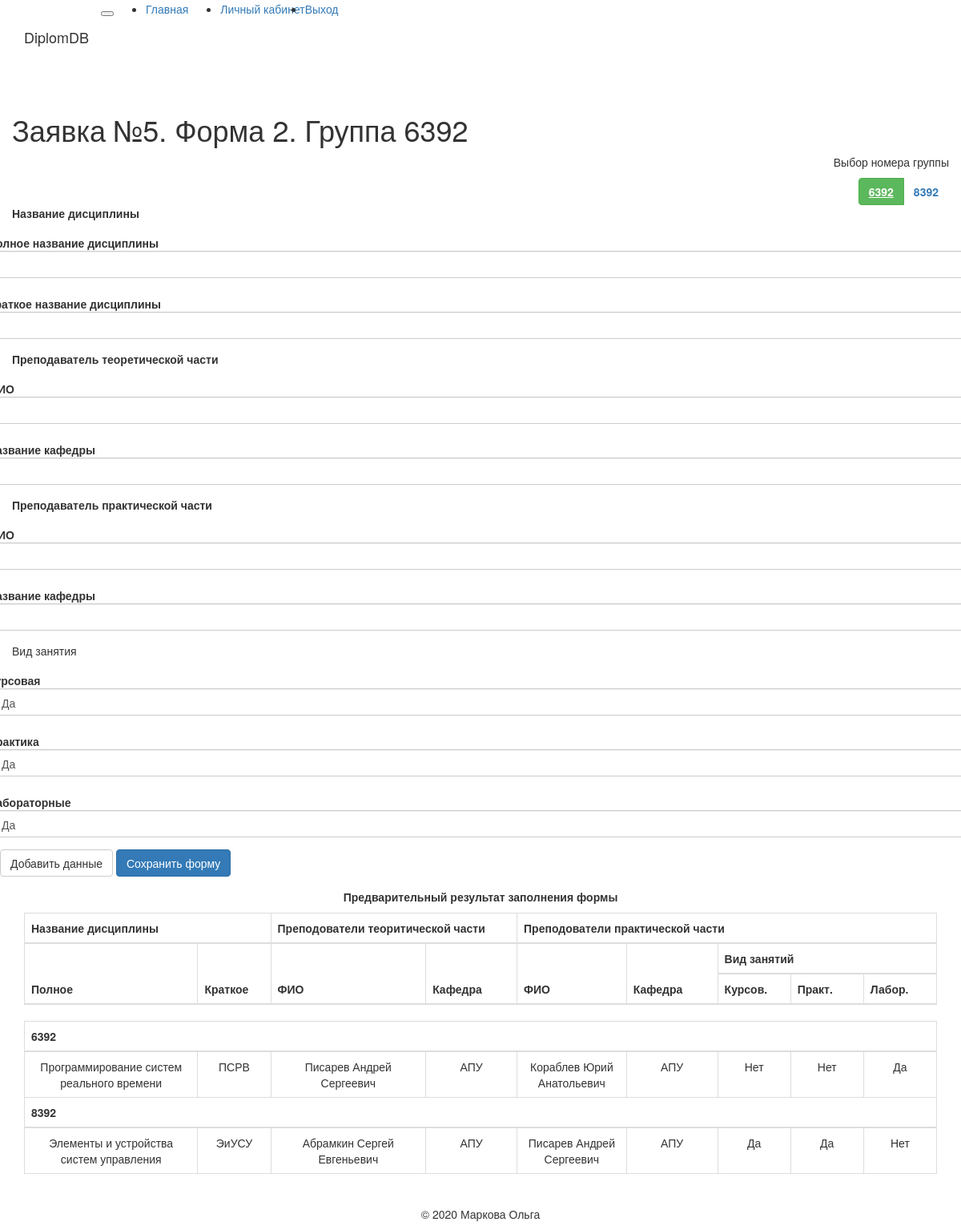
Page /form2/bloommmy/5/0/0/0/55 (signed in) on the earlier database version.
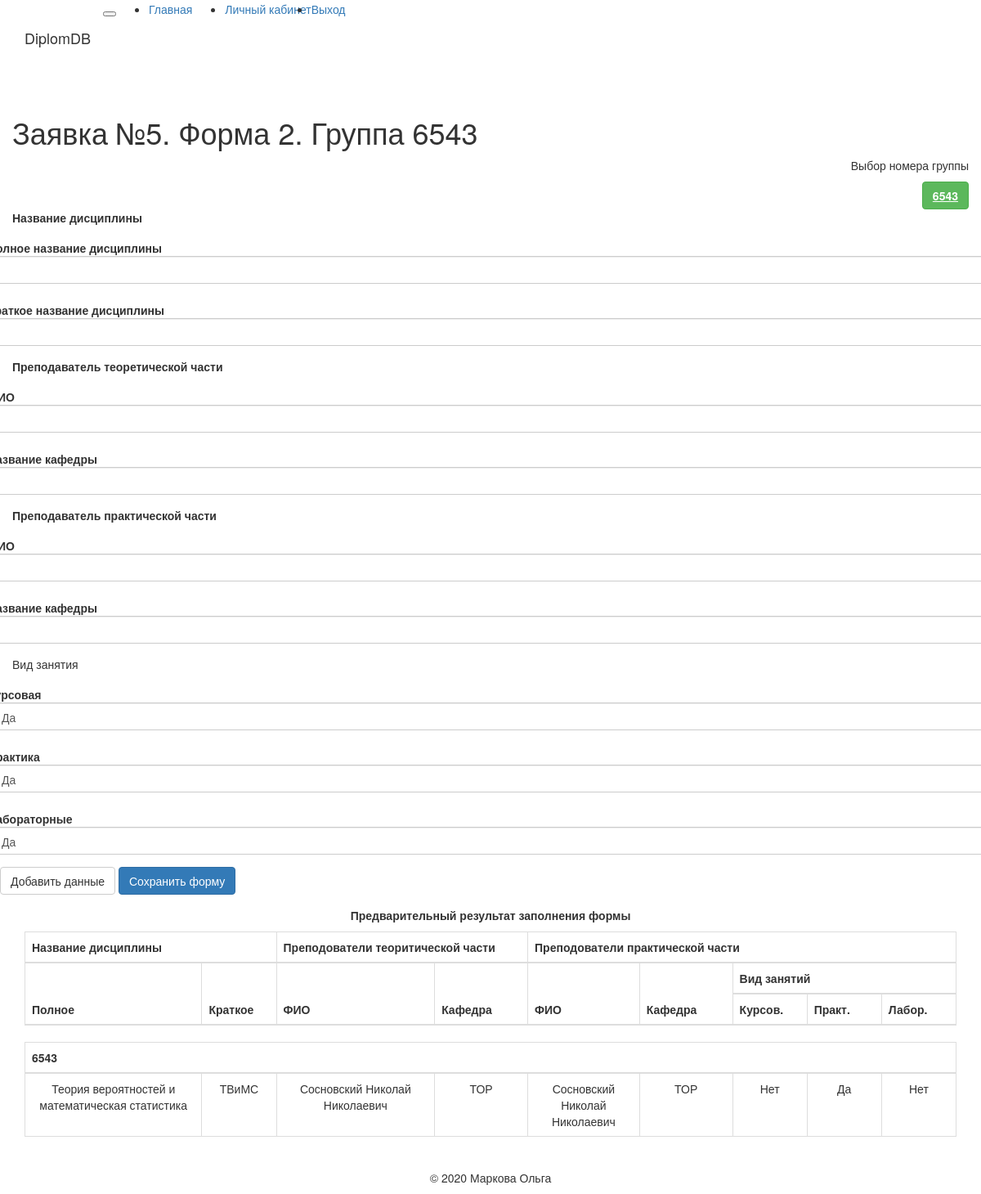
Same page on the later database version.
### app/models.py (models this page shows, shortened)
class Form_one(db.Model):
    timestamp = db.Column(db.DateTime, index=True, default=datetime.utcnow)
    NumForm = db.Column(db.Integer, db.ForeignKey('form_all.id'), primary_key=True)
    Group_id = db.Column(db.Integer, primary_key=True)
    Degree_id = db.Column(db.Integer)
    Direction_id = db.Column(db.Integer)
    Direction_name = db.Column(db.String)
    Profile_id = db.Column(db.Integer)
    Profile_name = db.Column(db.String)
    Course = db.Column(db.Integer)
    NumStudents = db.Column(db.Integer)
    groups = db.relationship('Form_two', backref='groups', cascade='all, delete', lazy='dynamic')

class Form_two(db.Model):
    timestamp = db.Column(db.DateTime, index=True, default=datetime.utcnow)
    NumForm = db.Column(db.Integer, db.ForeignKey('form_all.id'), primary_key=True)
    Group_id = db.Column(db.Integer, db.ForeignKey('form_one.Group_id'), primary_key=True)
    id = db.Column(db.Integer, primary_key=True)
    FullSubject = db.Column(db.String)
    BriefSubject = db.Column(db.String)
    LecturerName = db.Column(db.String)
    LecturerDepartment = db.Column(db.String)
    PracticianName = db.Column(db.String)
    PracticianDepartment = db.Column(db.String)
    course_work = db.Column(db.String)
    practice_work = db.Column(db.String)
    laboratory_work = db.Column(db.String)

### app/routes.py (the view)
@app.route('/form2/<username>/<numForm>/<g>/<sub>/<p>/<i>', methods=['GET', 'POST'])
@login_required
def form2(username, numForm, g, sub, p, i):
    koll = Form_one.query.filter(Form_one.NumForm == numForm).order_by(Form_one.timestamp.desc()).count() #Узнаем количество групп в заявке
    kol = int(koll)-1
    groups = Form_one.query.filter(Form_one.NumForm == numForm).all() #Узнаем номера групп
    G = []
    g = int(g)
    p = int(p)
    for u in groups:
        G.append(u.Group_id)
    if g == 0:
        g = G[int(p)]
    else:
        g = g
    form = F_Two()
    def addForm_two(g):
        g = str(g)
        f=Form_two.query.filter(Form_two.NumForm == numForm, Form_two.Group_id == g).order_by(Form_two.timestamp.desc()).count()
        if f == 0:
            sub = 1
        else:
            f=Form_two.query.filter(Form_two.NumForm == numForm, Form_two.Group_id == g).order_by(Form_two.timestamp.desc()).first().id
            sub = int(f) + 1
        form2 = Form_two(NumForm = numForm,
                        Group_id = g,
                        id = sub,
                        FullSubject = form.FullSubject.data,
                        BriefSubject = form.BriefSubject.data,
                        LecturerName = form.LecturerName.data,
                        LecturerDepartment = form.LecturerDepartment.data,
                        PracticianName = form.PracticianName.data,
                        PracticianDepartment = form.PracticianDepartment.data,
                        course_work = form.course_work.data,
                        practice_work = form.practice_work.data,
                        laboratory_work = form.laboratory_work.data)
        db.session.add(form2)
        db.session.commit()
        return sub
    if form.validate_on_submit(): #добавление дисциплины
        sub = addForm_two(g)
        flash('Дисциплина успешно добавленна')
        return redirect(url_for('form2',
                                username = current_user.username,
                                numForm = numForm, g = g, sub = int(sub), p=p, i=i))
    f=Form_two.query.filter(Form_two.NumForm == numForm).order_by(Form_two.timestamp.desc()).count()
    all_g_ok = [0] * int(koll)
    k = 0
    for l in range(int(koll)):
        items=Form_two.query.filter(Form_two.NumForm == numForm, Form_two.Group_id == G[l]).count()
        if items != 0:
            all_g_ok[l] = G[l]
            k = k + 1
        else:
             continue
    items=Form_two
    if f != 0:
        items=Form_two
        return render_template('form2.html', g = g, p = p, sub = int(sub), kol=kol, koll=koll, numForm = numForm, items = items, all_g = G, all_g_ok = all_g_ok, k=k, i=i, form=form)
    else:
        return render_template('form2.html', g = g, p = p, sub = int(sub), kol=kol, koll=koll, numForm = numForm, items = 0, all_g = G, all_g_ok = all_g_ok, k=k, i=i, form=form)

### app/forms.py
class F_Two(FlaskForm):
    FullSubject = StringField('Полное название дисциплины', validators=[DataRequired()])
    BriefSubject = StringField('Краткое название дисциплины', validators=[DataRequired()])
    LecturerName = StringField('ФИО', validators=[DataRequired()])
    LecturerDepartment = StringField('Название кафедры', validators=[DataRequired()])
    PracticianName = StringField('ФИО', validators=[DataRequired()])
    PracticianDepartment = StringField('Название кафедры', validators=[DataRequired()])
    course_work = SelectField('Курсовая', choices=[('1', 'Да'),('2', 'Нет')])
    practice_work = SelectField('Практика', choices=[('1', 'Да'),('2', 'Нет')])
    laboratory_work = SelectField('Лабораторные',  choices=[('1', 'Да'),('2', 'Нет')])
    AddSub = SubmitField('Добавить данные')

### app/models.py (called while the page is built)
@login.user_loader
def load_user(id):
    return User.query.get(int(id))

### app/templates/form2.html (shortened to what the changed rows need)
{% extends "base.html" %}
{% import 'bootstrap/wtf.html' as wtf %}
{% block app_content %}
    <div class="row">
      <div class="col-8">
        <h1>Заявка №{{ numForm }}. Форма 2. Группа {{ g }}</h1>
      </div>
      <div class="col-4 text-right">
        {% if koll > 6 %}
        <div class="btn-group" role="group">
          {% if k == 0%}
          <button id="btnGroupDrop1" type="button" class="btn btn-success dropdown-toggle" data-toggle="dropdown" aria-haspopup="true" aria-expanded="false">
            Выбор номера группы
          </button>
          {% else %}
          <button id="btnGroupDrop1" type="button" class="btn btn-secondary dropdown-toggle" data-toggle="dropdown" aria-haspopup="true" aria-expanded="false">
           Выбор номера группы
          </button>
         {% endif %}
         <div class="dropdown-menu" aria-labelledby="btnGroupDrop1">
           {% for u in range(koll) %}
               {% if all_g[u] == g %}
                   {% if all_g_ok[u] == all_g[u] %}
                       <a class="dropdown-item" href="{{ url_for('form2', username=current_user.username, numForm=numForm, g=all_g[u], sub=0, p=u, i=i) }}">
                         <u><b>{{ all_g[u] }}</b></u>
                       </a>
                   {% elif all_g_ok[u] != all_g[u] %}
                       <a class="dropdown-item" href="{{ url_for('form2', username=current_user.username, numForm=numForm, g=all_g[u], sub=0, p=u, i=i) }}">
                         <u>{{ all_g[u] }}</u>
                       </a>
                   {% endif %}
               {% elif all_g[u] != g %}
                   {% if all_g_ok[u] == all_g[u] %}
                       <a class="dropdown-item" href="{{ url_for('form2', username=current_user.username, numForm=numForm, g=all_g[u], sub=0, p=u, i=i) }}">
                         <b>{{ all_g[u] }}</b>
                       </a>
                   {% elif all_g_ok[u] != all_g[u] %}
                       <a class="dropdown-item" href="{{ url_for('form2', username=current_user.username, numForm=numForm, g=all_g[u], sub=0, p=u, i=i) }}">
                         {{ all_g[u] }}
                       </a>
                   {% endif %}
               {% endif %}
           {% endfor %}
         </div>
       </div>
        {% else %}
        <div class="btn-group" role="group" aria-label="Basic example">
          {% for u in range(koll) %}
              {% if all_g[u] == g %}
                  {% if all_g_ok[u] == all_g[u] %}
                      <a class="btn btn-success" href="{{ url_for('form2', username=current_user.username, numForm=numForm, g=all_g[u], sub=0, p=u, i=i) }}" role="button">
                        <u><b>{{ all_g[u] }}</b></u>
                      </a>
                  {% elif all_g_ok[u] != all_g[u] %}
                      <a class="btn btn-secondary" href="{{ url_for('form2', username=current_user.username, numForm=numForm, g=all_g[u], sub=0, p=u, i=i) }}" role="button">
                        <u>{{ all_g[u] }}</u>
                      </a>
                  {% endif %}
              {% elif all_g[u] != g %}
                  {% if all_g_ok[u] == all_g[u] %}
                      <a class="btn btn-outline-success" href="{{ url_for('form2', username=current_user.username, numForm=numForm, g=all_g[u], sub=0, p=u, i=i) }}" role="button">
                        <b>{{ all_g[u] }}</b>
                      </a>
                  {% elif all_g_ok[u] != all_g[u] %}
                      <a class="btn btn-outline-secondary" href="{{ url_for('form2', username=current_user.username, numForm=numForm, g=all_g[u], sub=0, p=u, i=i) }}" role="button">
                        {{ all_g[u] }}
                      </a>
                  {% endif %}
              {% endif %}
          {% endfor %}
        </div>
        {% endif %}
      </div>
    </div>
  {% if items == 0 %}
  <div class="row">
    <div class="col text-center">
      <p>В заявку еще не были добавленны группы</p>
    </div>
  </div>
  {% elif items != 0 %}
  <table class="table table-bordered table-hover text-center">
    <thead class="thead-light">
    <tr>
      <th colspan="2">Название дисциплины</th>
      <th colspan="2">Преподователи теоритической части</th>
      <th colspan="5">Преподователи практической части</th>
    </tr>
    <tr>
      <th rowspan="2" style="width: 19%">Полное</th>
      <th rowspan="2" style="width: 8%">Краткое</th>
      <th rowspan="2" style="width: 17%">ФИО</th>
      <th rowspan="2" style="width: 10%">Кафедра</th>
      <th rowspan="2" style="width: 12%">ФИО</th>
      <th rowspan="2" style="width: 10%">Кафедра</th>
      <th colspan="3">Вид занятий</th>
    </tr>
    <tr>
      <th style="width: 8%">Курсов.</th>
      <th style="width: 8%">Практ.</th>
      <th style="width: 8%">Лабор.</th>
    </tr>
    </thead>
  </table>
  <table class="table table-bordered table-hover text-center">
    {% for u in range(koll) %}
    {% if  items.query.filter(items.NumForm == numForm, items.Group_id == all_g[u]).count() != 0 %}
    <thead class="thead-light">
    <tr>
      <th colspan="9">{{ all_g[u] }}</th>
    </tr>
    </thead>
    {% endif %}
    {% for item in items.query.filter(items.NumForm == numForm, items.Group_id == all_g[u]).all() %}
    <tr>
      <td style="width: 19%">{{ item.FullSubject }}</td>
      <td style="width: 8%">{{ item.BriefSubject }}</td>
      <td style="width: 17%">{{ item.LecturerName }}</td>
      <td style="width: 10%">{{ item.LecturerDepartment }}</td>
      <td style="width: 12%">{{ item.PracticianName }}</td>
      <td style="width: 10%">{{ item.PracticianDepartment }}</td>
      {% if item.course_work == '1' %}
      <td style="width: 8%"> Да </td>
      {% elif item.course_work == '2' %}
      <td style="width: 8%"> Нет </td>
      {% endif %}
      {% if item.practice_work == '1' %}
      <td style="width: 8%"> Да </td>
      {% elif item.practice_work == '2' %}
      <td style="width: 8%"> Нет </td>
      {% endif %}
      {% if item.laboratory_work == '1' %}
      <td style="width: 8%"> Да </td>
      {% elif item.laboratory_work == '2' %}
      <td style="width: 8%"> Нет </td>
      {% endif %}
    </tr>
    {% endfor %}
    {% endfor %}
  </table>
  {% endif %}
{% endblock %}

Differences in the rows shown:
removed Form_one: Group "6392", Group "6392", Group "6392"
removed Form_one: Group "8392", Group "8392"
removed Form_two: FullSubject "Программирование систем реального времени", BriefSubject "ПСРВ", LecturerName "Писарев Андрей Сергеевич", LecturerDepartment "АПУ", PracticianName "Кораблев Юрий Анатольевич", PracticianDepartment "АПУ", course_work "Нет", practice_work "Нет", laboratory_work "Да", shown under "6392"
removed Form_two: FullSubject "Элементы и устройства систем управления", BriefSubject "ЭиУСУ", LecturerName "Абрамкин Сергей Евгеньевич", LecturerDepartment "АПУ", PracticianName "Писарев Андрей Сергеевич", PracticianDepartment "АПУ", course_work "Да", practice_work "Да", laboratory_work "Нет", shown under "8392"
added Form_one: Group "6543", Group "6543", Group "6543"
added Form_two: FullSubject "Теория вероятностей и математическая статистика", BriefSubject "ТВиМС", LecturerName "Сосновский Николай Николаевич", LecturerDepartment "ТОР", PracticianName "Сосновский Николай Николаевич", PracticianDepartment "ТОР", course_work "Нет", practice_work "Да", laboratory_work "Нет", shown under "6543"
